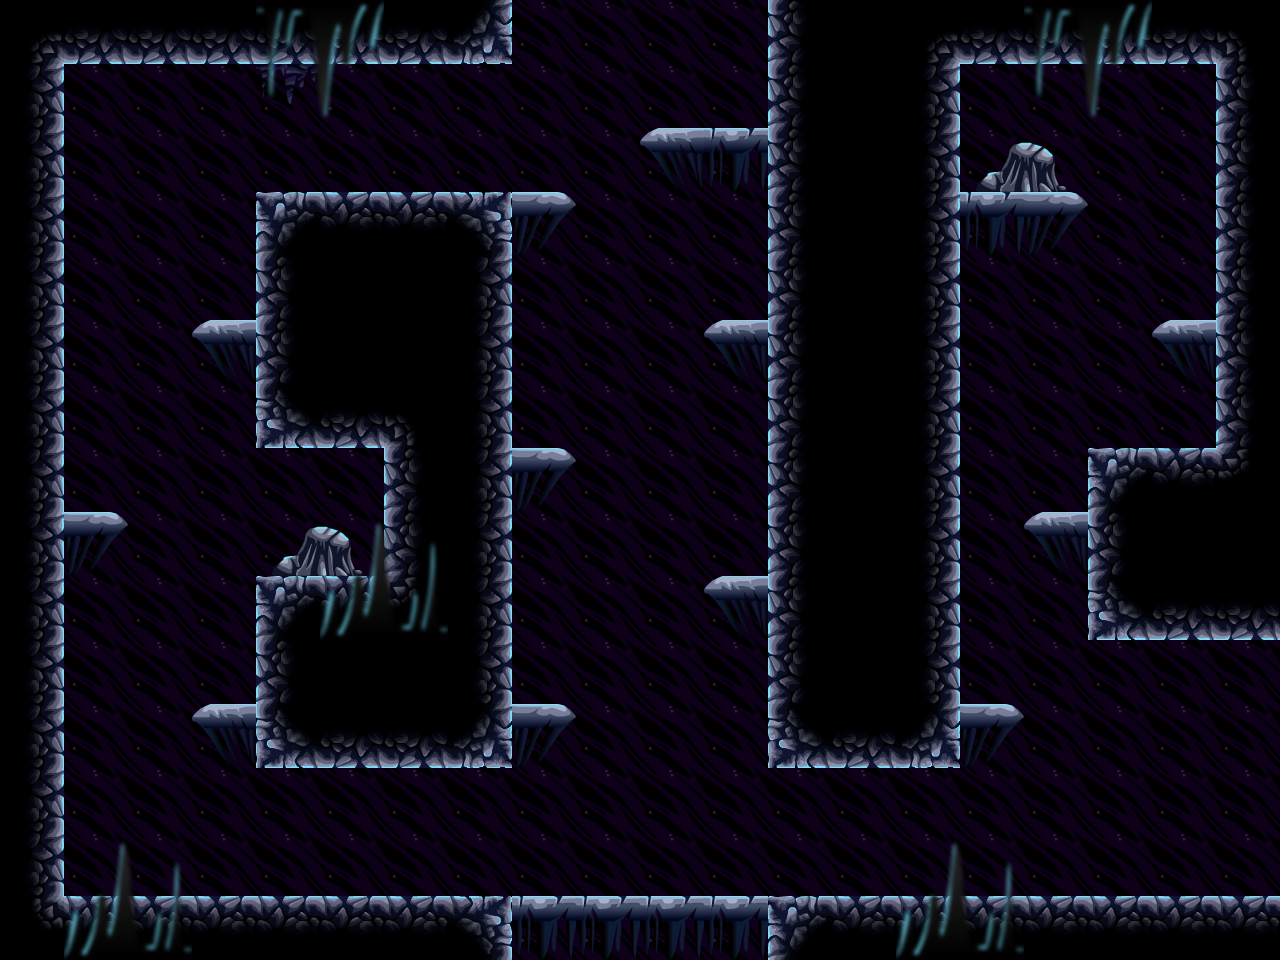

A 2D game scene composited from a Tiled map and its tileset images. What follows is a short description and the map's XML, with each tile layer's data collapsed to a summary:
An orthogonal 20x15 tile map with 64x64 px tiles, 4 tile layers (Background, bg2, Level, front) and 10 objects (5x spawner, 3x door, 2x crystal).

<map version="1.0" orientation="orthogonal" width="20" height="15" tilewidth="64" tileheight="64">
 <tileset firstgid="1" name="tiles" tilewidth="64" tileheight="64">
  <image source="../../images/tilesets/cave1.png" width="512" height="1024" />
  <terraintypes>
   <terrain name="crossable" tile="13" />
   <terrain name="crossable" tile="14" />
   <terrain name="crossable" tile="15" />
  </terraintypes>
 </tileset>
 <layer name="Background" width="20" height="15">
  <properties>
   <property name="nocollide" value="true" />
   <property name="tileset" value="tiles" />
  </properties>
  <data>[300 cells, 281 non-empty, 1 distinct tile ids]</data>
 </layer>
 <layer name="bg2" width="20" height="15">
  <properties>
   <property name="nocollide" value="true" />
   <property name="tileset" value="tiles" />
  </properties>
  <data>[300 cells, 6 non-empty, 3 distinct tile ids]</data>
 </layer>
 <layer name="Level" width="20" height="15">
  <properties>
   <property name="tileset" value="tiles" />
  </properties>
  <data>[300 cells, 125 non-empty, 15 distinct tile ids]</data>
 </layer>
 <layer name="front" width="20" height="15">
  <properties>
   <property name="nocollide" value="true" />
   <property name="tileset" value="tiles" />
  </properties>
  <data>[300 cells, 20 non-empty, 8 distinct tile ids]</data>
 </layer>
 <objectgroup name="doors" width="20" height="15">
  <object name="door" type="door" gid="19" x="512" y="64">
   <properties>
    <property name="direction" value="up" />
   </properties>
  </object>
  <object name="door" type="door" gid="19" x="1216" y="704">
   <properties>
    <property name="direction" value="right" />
   </properties>
  </object>
  <object name="door" type="door" gid="19" x="512" y="960">
   <properties>
    <property name="direction" value="down" />
   </properties>
  </object>
 </objectgroup>
 <objectgroup name="spawners" width="20" height="15">
  <object name="spawner" type="spawner" gid="35" x="1088" y="192">
   <properties>
    <property name="enemy" value="f" />
   </properties>
  </object>
  <object name="spawner" type="spawner" gid="35" x="704" y="512">
   <properties>
    <property name="enemy" value="f" />
   </properties>
  </object>
  <object name="spawner" type="spawner" gid="35" x="128" y="896">
   <properties>
    <property name="enemy" value="w" />
   </properties>
  </object>
  <object name="spawner" type="spawner" gid="35" x="128" y="192">
   <properties>
    <property name="enemy" value="f" />
   </properties>
  </object>
  <object name="spawner" type="spawner" gid="35" x="832" y="896">
   <properties>
    <property name="enemy" value="w" />
   </properties>
  </object>
 </objectgroup>
 <objectgroup name="crystals" width="20" height="15">
  <object name="crystal" type="crystal" gid="43" x="960" y="128" />
  <object name="crystal" type="crystal" gid="43" x="256" y="512" />
 </objectgroup>
</map>
